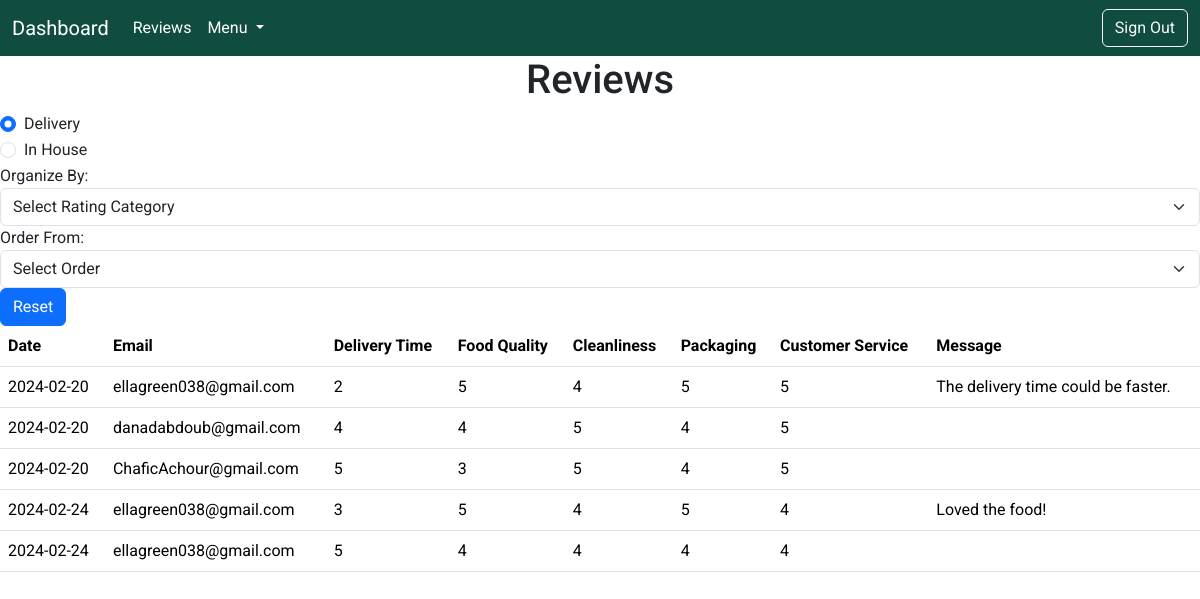
/CMS/cms-review.php (signed in), run on the app's committed database.
### tables this page shows
CREATE TABLE `review` (
  `ReviewNum` int(11) NOT NULL,
  `ReviewDate` date NOT NULL,
  `GuestEmail` varchar(320) NOT NULL,
  `AccountNum` int(11) NOT NULL,
  `ServiceType` tinyint(1) NOT NULL,
  `Field1` double NOT NULL,
  `Field2` double NOT NULL,
  `Field3` double NOT NULL,
  `Field4` double NOT NULL,
  `Field5` double NOT NULL,
  `Location` varchar(20) NOT NULL,
  `Message` text NOT NULL
);

CREATE TABLE `account` (
  `AccountNum` int(11) NOT NULL,
  `Email` varchar(320) NOT NULL,
  `Phone` varchar(30) NOT NULL,
  `Birthday` date NOT NULL,
  `FirstName` varchar(100) NOT NULL,
  `LastName` varchar(100) NOT NULL,
  `Password` varchar(20) NOT NULL,
  `Address` text NOT NULL,
  `City` varchar(20) NOT NULL,
  `IsAdmin` tinyint(1) NOT NULL
);

### CMS/cms-review-table.php (the view, shortened to what this page needs)
<?php
if(isset($_SESSION['admin']) && $_SESSION['admin']==true){
    include '../config.php';
    function DeliveryTable($result){
        global $conn;
        echo'
        <thead>
            <tr>
            <th scope="col">Date</th>
                <th scope="col">Email</th>
                <th scope="col">Delivery Time</th>
                <th scope="col">Food Quality</th>
                <th scope="col">Cleanliness</th>
                <th scope="col">Packaging</th>
                <th scope="col">Customer Service</th>
                <th scope="col">Message</th>
            </tr>
        </thead>
        <tbody>';
        while($row=$result->fetch_assoc()){
            echo"<tr>";
            if($row["AccountNum"]==3){
                echo"<td>".$row["ReviewDate"]."</td>";
                echo"<td>".$row["GuestEmail"]."</td>";
                echo"<td>".$row["Field1"]."</td>";
                echo"<td>".$row["Field2"]."</td>";
                echo"<td>".$row["Field3"]."</td>";
                echo"<td>".$row["Field4"]."</td>";
                echo"<td>".$row["Field5"]."</td>";
                echo"<td>".$row["Message"]."</td>";
            }
            else{
                $accNum=$row["AccountNum"];
                $accEmail="SELECT Email from account where AccountNum LIKE ?";
                $stmt=$conn->prepare($accEmail);
                $stmt->bind_param("i", $accNum);
                $stmt->execute();
                $email = $stmt->get_result();
                echo"<td>".$row["ReviewDate"]."</td>";
                echo"<td>".$email->fetch_assoc()["Email"]."</td>";
                echo"<td>".$row["Field1"]."</td>";
                echo"<td>".$row["Field2"]."</td>";
                echo"<td>".$row["Field3"]."</td>";
                echo"<td>".$row["Field4"]."</td>";
                echo"<td>".$row["Field5"]."</td>";
                echo"<td>".$row["Message"]."</td>";
            }
            echo"</tr>";
        }
        echo'</tbody>';
    }
}else{
    header("Location: ../Home/index.php");
}

### CMS/cms.css (style rules this page uses)
* { margin: 0; padding: 0; font-family: 'Roboto', sans-serif; }

### data on the page
review: ReviewDate "2024-02-20", GuestEmail "ellagreen038@gmail.com", Field1 "2", Field2 "5", Field3 "4", Field4 "5", Field5 "5", Message "The delivery time could be faster."
review: ReviewDate "2024-02-20", AccountNum.Email "danadabdoub@gmail.com", Field1 "4", Field2 "4", Field3 "5", Field4 "4", Field5 "5"
review: ReviewDate "2024-02-20", AccountNum.Email "ChaficAchour@gmail.com", Field1 "5", Field2 "3", Field3 "5", Field4 "4", Field5 "5"
review: ReviewDate "2024-02-24", GuestEmail "ellagreen038@gmail.com", Field1 "3", Field2 "5", Field3 "4", Field4 "5", Field5 "4", Message "Loved the food!"
review: ReviewDate "2024-02-24", GuestEmail "ellagreen038@gmail.com", Field1 "5", Field2 "4", Field3 "4", Field4 "4", Field5 "4"
